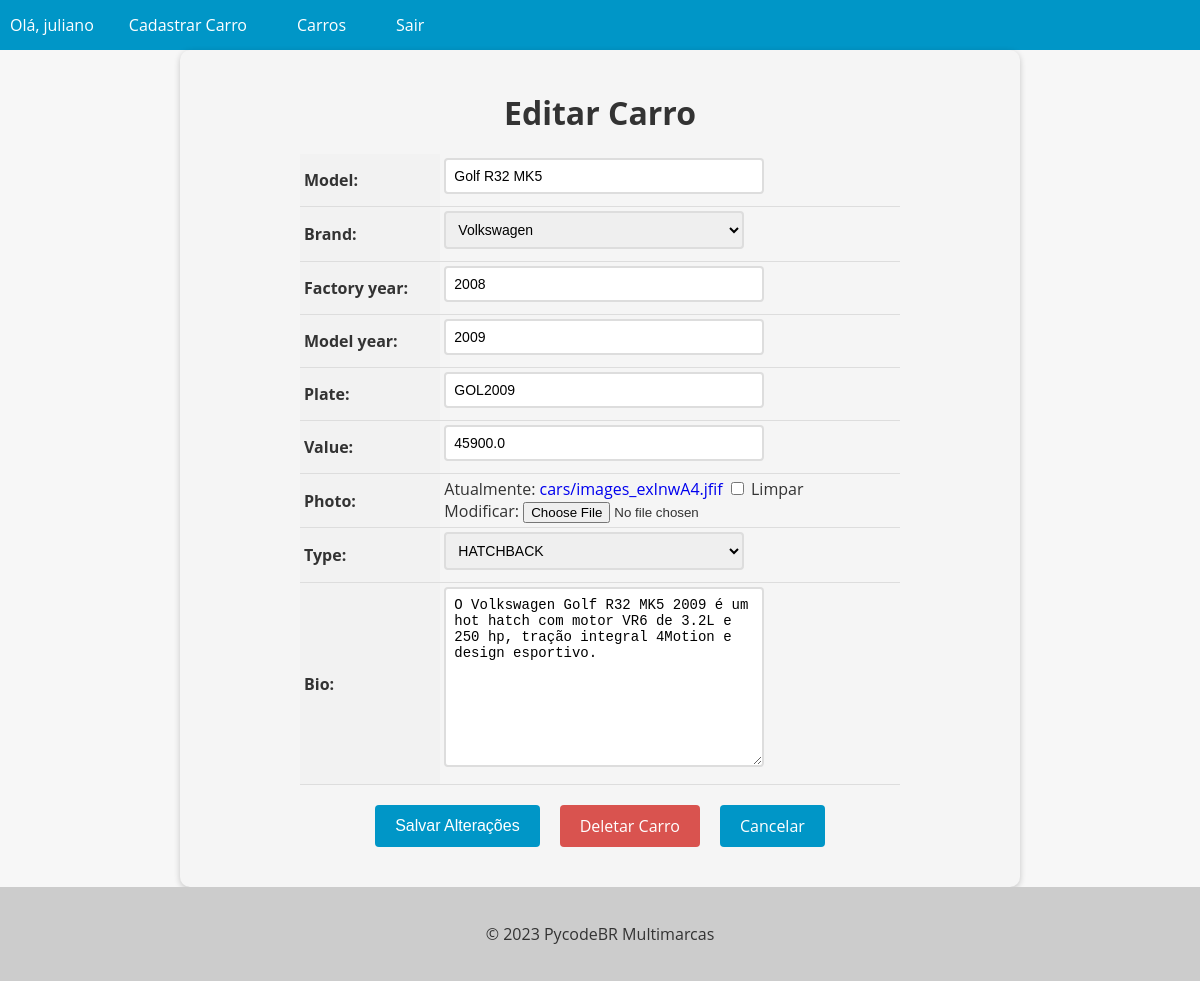
Screenshot of /car/19/update/ (signed in) with the database file from the repository.
### cars/models.py (models this page shows, shortened)
class Car(models.Model):
    id = models.AutoField(primary_key=True)
    model = models.CharField(max_length=200)
    brand = models.ForeignKey(Brand, on_delete=models.PROTECT, related_name='brands')
    factory_year = models.IntegerField(blank=True, null=True)
    model_year = models.IntegerField(blank=True, null=True)
    plate = models.CharField(max_length=10, blank=True, null=True)
    value = models.FloatField(blank=True, null=True)
    photo = models.ImageField(upload_to='cars/', blank=True, null=True)
    type = models.ForeignKey(Type, on_delete=models.PROTECT, related_name='type', null=True, blank=True)
    bio = models.TextField(blank=True, null=True)

### cars/views.py (the view, shortened to what this page needs)
# urls.py: path('car/<int:pk>/update/', CarUpdateView.as_view(), name='car_update'),
@method_decorator(login_required(login_url='login'), name='dispatch')
class CarUpdateView(UpdateView):
    model = Car
    form_class = CarModelForm
    template_name = 'car_update.html'
    success_url = '/cars/'

### cars/forms.py (shortened to what this page needs)
class CarModelForm(forms.ModelForm):
    class Meta:
        model = Car
        fields = '__all__'

### cars/models.py (called while the page is built)
    def __str__(self):
        return self.name

    def __str__(self):
        return self.name

### cars/templates/car_update.html (shortened to what this page needs)
{% extends "base.html" %}
{% block content %}
  <form method="post" enctype="multipart/form-data">
    <h1>Editar Carro</h1>
    <table>
      {{ form.as_table }}
    </table>
    <div>
      <div class="buttons-container">
        <input type="submit" value="Salvar Alterações" class="btn btn-primary">
        <a href="{% url 'car_delete' pk=object.pk %}" class="btn btn-danger">Deletar Carro</a>
        <a href="{% url 'cars_list' %}" class="btn btn-secondary">Cancelar</a>
      </div>
    </div>
  </form>
{% endblock %}

### app/templates/base.html (shortened to what this page needs)
<!DOCTYPE html>
<html lang="en">
<head>
</head>
<body>
  <header>
    <nav>
      <ul>
        {% if user.is_authenticated %}
          <li>Olá, {{ user.username }}</li>
          <li><a href="{% url 'new_car' %}">Cadastrar Carro</a></li>
        {% endif %}
        <li><a href="{% url 'cars_list' %}">Carros</a></li>
        {% if user.is_authenticated %}
          <li><a href="{% url 'logout' %}">Sair</a></li>
        {% endif %}
      </ul>
    </nav>
  </header>
  <main>
    {% block content %}
    {% endblock %}
  </main>
  <footer>
    <p>&copy; 2023 PycodeBR Multimarcas</p>
  </footer>
</body>
</html>

### app/templates/base.html (style rules this page uses)
body { font-family: 'Open Sans', sans-serif; background-color: #f7f7f7; color: #333; margin: 0; padding: 0; }
header { background-color: #0096c7; color: #fff; text-align: center; }
footer { background-color: #ccc; color: #333; padding: 20px; text-align: center; }
nav { background-color: #0096c7; color: #fff; height: 50px; display: flex; justify-content: space-between; align-items: center; }
nav ul { list-style: none; margin: 0; padding: 0; display: flex; }
nav ul li { margin: 0 10px; }
nav ul li a { color: #fff; text-decoration: none; font-size: 16px; padding: 15px; transition: all 0.3s ease; }

### cars/templates/car_update.html (style rules this page uses)
form { max-width: 800px; margin: 0 auto; padding: 20px; background-color: #f5f5f5; border-radius: 10px; box-shadow: 0 2px 6px rgba(0, 0, 0, 0.2); }
form h1 { font-size: 2rem; margin-bottom: 20px; text-align: center; }
table { margin: 0 auto; border-collapse: collapse; width: 100%; max-width: 600px; }
th, td { padding: 4px; text-align: left; border-bottom: 1px solid #ddd; }
th { background-color: #f2f2f2; }
input[type="text"], input[type="number"], select, textarea { padding: 8px; font-size: 14px; border: 2px solid #ddd; border-radius: 4px; width: 100%; max-width: 300px; margin-bottom: 8px; transition: border-bottom-color 0.3s ease-in-out; }
.btn { background-color: #0096c7; color: #fff; border: none; padding: 10px 20px; font-size: 16px; border-radius: 4px; cursor: pointer; transition: background-color 0.3s ease-in-out; }
.buttons-container { display: flex; justify-content: center; margin-top: 20px; margin-bottom: 20px; }
.btn { display: inline-block; background-color: #0096c7; color: #fff; border: none; padding: 10px 20px; font-size: 16px; border-radius: 4px; cursor: pointer; transition: background-color 0.3s ease-in-out; margin: 0 10px; }
.btn-danger { background-color: #d9534f; text-decoration: none !important; }
a { text-decoration: none !important; }

### rows the page displays
Car: model "Golf R32 MK5", brand "Volkswagen", factory_year "2008", model_year "2009", plate "GOL2009", value "45900.0", type "HATCHBACK", bio "O Volkswagen Golf R32 MK5 2009 é um hot hatch com motor VR6 de 3.2L e 250 hp, tração integral 4Motion e design esportivo."

### other values shown
{{ user.username }} "juliano"
